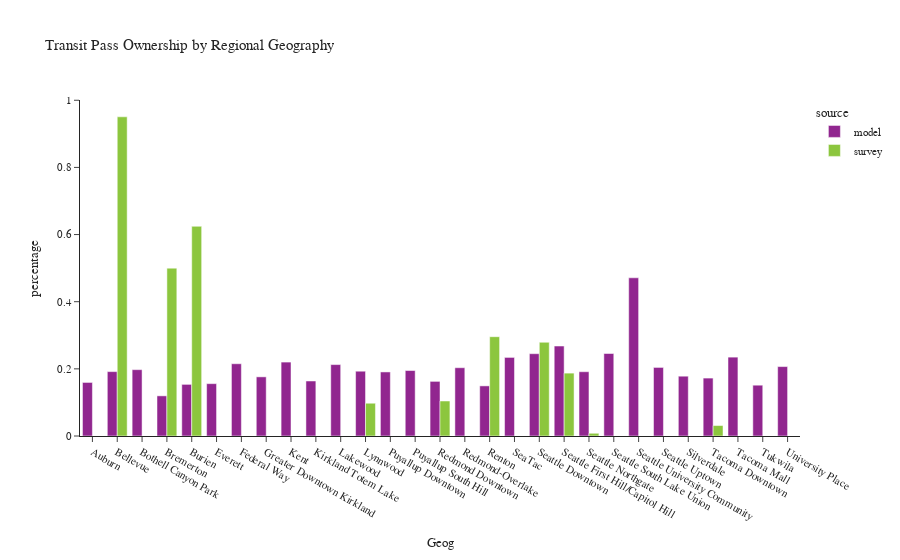

Source (notebook cell):
### Code cell
plot_transit_pass(person, 'rg_proposed', 'Regional Geography', 'Geog')

### Figure 1 — Plotly figure (JSON) as saved in the notebook; plotly's stock layout.template omitted (floating-point values rounded to 4 significant figures)
{"data": [{"alignmentgroup": "True", "customdata": [[353], [3173], [132], [382], [606], [1045], [130], [1443], [474], [1348], [127], [941], [220], [531], [1571], [988], [818], [2688], [10805], [14053], [1634], [3605], [10599], [2463], [352], [2704], [1465], [97], [1452]], "hovertemplate": "source=model<br>rg_proposed=%{x}<br>percentage=%{y}<br>sample count=%{customdata[0]}<extra></extra>", "legendgroup": "model", "marker": {"color": "#91268F", "pattern": {"shape": ""}}, "name": "model", "offsetgroup": "model", "orientation": "v", "showlegend": true, "textposition": "auto", "type": "bar", "x": ["Auburn", "Bellevue", "Bothell Canyon Park", "Bremerton", "Burien", "Everett", "Federal Way", "Greater Downtown Kirkland", "Kent", "Kirkland Totem Lake", "Lakewood", "Lynnwood", "Puyallup Downtown", "Puyallup South Hill", "Redmond Downtown", "Redmond-Overlake", "Renton", "SeaTac", "Seattle Downtown", "Seattle First Hill/Capitol Hill", "Seattle Northgate", "Seattle South Lake Union", "Seattle University Community", "Seattle Uptown", "Silverdale", "Tacoma Downtown", "Tacoma Mall", "Tukwila", "University Place"], "xaxis": "x", "y": [0.1595, 0.1918, 0.1976, 0.1196, 0.1538, 0.1559, 0.2152, 0.1762, 0.2202, 0.1639, 0.2127, 0.193, 0.1908, 0.195, 0.1627, 0.2034, 0.1493, 0.2341, 0.2452, 0.268, 0.1915, 0.2457, 0.4712, 0.2042, 0.1781, 0.1725, 0.2349, 0.1513, 0.2068], "yaxis": "y"}, {"alignmentgroup": "True", "customdata": [[3], [2], [4], [1], [3], [1], [3], [3], [1], [2]], "hovertemplate": "source=survey<br>rg_proposed=%{x}<br>percentage=%{y}<br>sample count=%{customdata[0]}<extra></extra>", "legendgroup": "survey", "marker": {"color": "#8CC63E", "pattern": {"shape": ""}}, "name": "survey", "offsetgroup": "survey", "orientation": "v", "showlegend": true, "textposition": "auto", "type": "bar", "x": ["Bellevue", "Bremerton", "Burien", "Lynnwood", "Redmond Downtown", "Renton", "Seattle Downtown", "Seattle First Hill/Capitol Hill", "Seattle Northgate", "Tacoma Downtown"], "xaxis": "x", "y": [0.9507, 0.5, 0.6246, 0.0976, 0.1042, 0.2958, 0.2791, 0.1873, 0.008144, 0.03115], "yaxis": "y"}], "layout": {"barmode": "group", "legend": {"title": {"text": "source"}, "tracegroupgap": 0}, "title": {"text": "Transit Pass Ownership by Regional Geography"}, "xaxis": {"anchor": "y", "domain": [0.0, 1.0], "title": {"text": "Geog"}}, "yaxis": {"anchor": "x", "domain": [0.0, 1.0], "title": {"text": "percentage"}}}}
